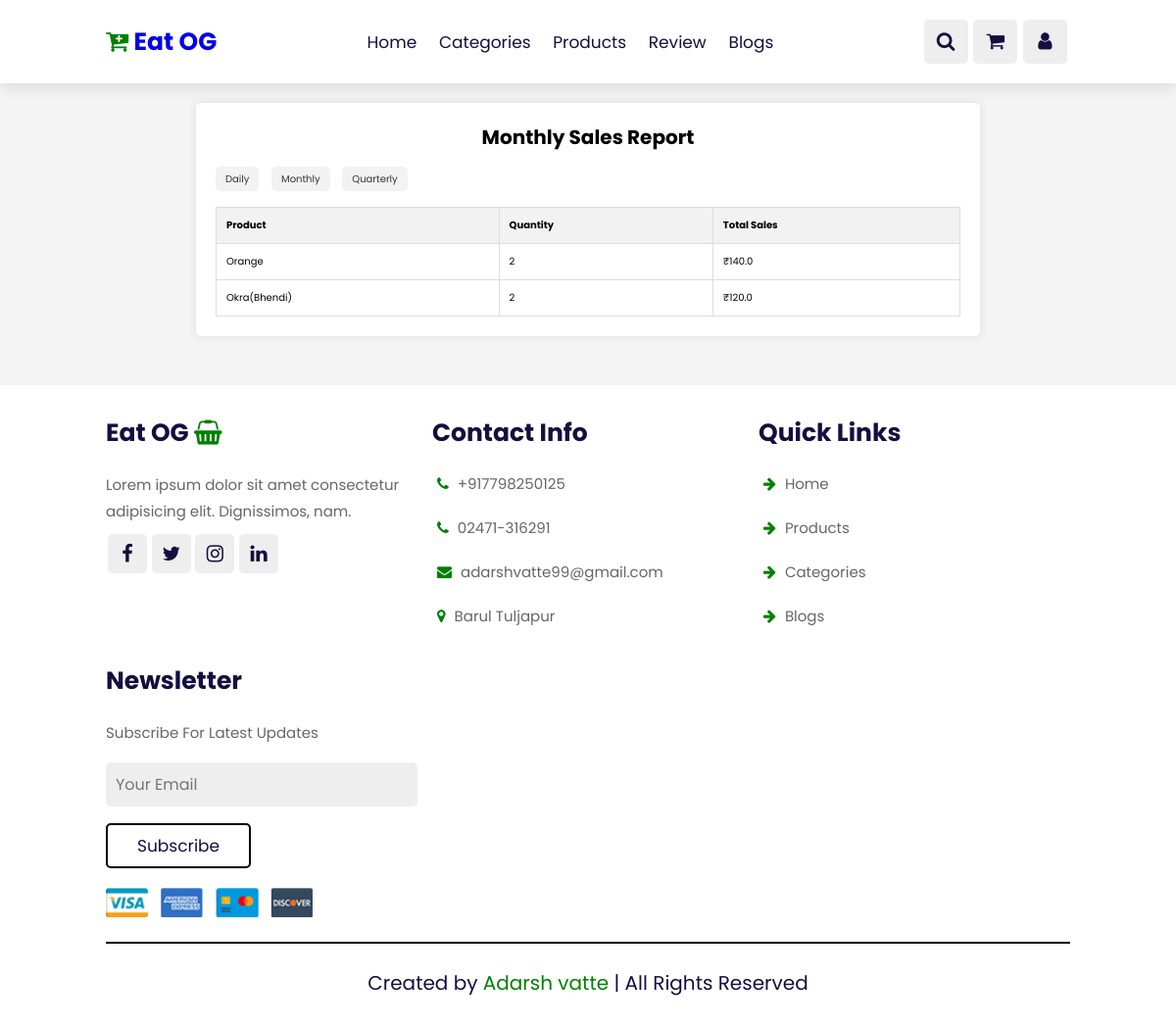
Page /salesReport/monthly/ on the committed database.
### store/models.py (models this page shows, shortened)
class OrderItem(models.Model):
    order = models.ForeignKey(Order, on_delete=models.CASCADE)
    product = models.CharField(max_length=100)
    image = models.ImageField(upload_to="images/order_image", max_length=250, null=True, default=None)
    quantity = models.CharField(max_length=50)
    price = models.CharField(max_length=50)
    total = models.CharField(max_length=1000)

### eatog/views.py (the view)
# urls.py: path('salesReport/<str:period>/', views.generate_sales_report, name="salesReport")
def generate_sales_report(request, period='monthly'):
    today = datetime.today()
    if period == 'monthly':
        start_date = today.replace(day=1)
        end_date = today.replace(day=1, month=today.month + 1) - timedelta(days=1)
    elif period == 'quarterly':
        start_date = today.replace(day=1, month=((today.month - 1) // 3) * 3 + 1)
        end_date = start_date.replace(month=start_date.month + 3) - timedelta(days=1)
    elif period == 'daily':
        start_date = today
        end_date = today
    sales_data = OrderItem.objects.filter(order__date__range=[start_date, end_date]) \
        .values('product', 'quantity', 'total', 'order__date').annotate(total_sales=Sum('total')).order_by('-total_sales')
    context = {
        'sales_data': sales_data,
        'period': period.capitalize()
    }
    return render(request, 'sales_report.html', context)

### templates/sales_report.html (shortened to what this page needs)
{% extends "base.html" %}
{% block content %}
{% load static %}
<br><br><br><br><br>
<div class="container">
    <h1>{{ period }} Sales Report</h1>
    <div class="period-selector">
        <a href="{% url 'salesReport' period='daily' %}">Daily</a>
        <a href="{% url 'salesReport' period='monthly' %}">Monthly</a>
        <a href="{% url 'salesReport' period='quarterly' %}">Quarterly</a>
    </div>
    <table>
        <thead>
            <tr>
                <th>Product</th>
                <th>Quantity</th>
                <th>Total Sales</th>
            </tr>
        </thead>
        <tbody>
            {% for data in sales_data %}
            <tr>
                <td>{{ data.product }}</td>
                <td>{{ data.quantity }}</td>
                <td>₹{{ data.total_sales }}</td>
            </tr>
            {% endfor %}
        </tbody>
    </table>
</div>
{% endblock  %}

### static/style.css (style rules this page uses)
:root { --green:green; --black:#130f40; --light-color:#666; --box-shodow: 0 .5rem 1.5rem rgba(0,0,0,.1); --border: .2rem solid rgba(0,0,0.1); --outline: 0.1rem solid rgba(0,0,0.1); }
* { font-family: "Poppins", sans-serif; margin: 0; padding: 0; box-sizing: border-box; outline: none; border: none; text-decoration: none; }
html { font-size: 62.5%; overflow-x: hidden; scroll-behavior: smooth; scroll-padding-top: 7rem; }
body { background: #eee; }

### templates/sales_report.html (style rules this page uses)
body { font-family: Arial, sans-serif; margin: 0; padding: 0; background-color: #f4f4f4; }
.container { max-width: 800px; margin: 50px auto; padding: 20px; background-color: #fff; border-radius: 5px; box-shadow: 0 0 10px rgba(0, 0, 0, 0.1); }
h1 { text-align: center; margin-bottom: 20px; }
table { width: 100%; border-collapse: collapse; }
table, th, td { border: 1px solid #ddd; }
th, td { padding: 10px; }
th { background-color: #f2f2f2; font-weight: bold; text-align: left; }
.period-selector { margin-bottom: 20px; }
.period-selector a { margin-right: 10px; text-decoration: none; color: #333; padding: 5px 10px; border-radius: 5px; background-color: #f2f2f2; }

### rows in the picture
OrderItem: product "Okra(Bhendi)", quantity "2", total_sales "120.0"

### other values in the picture
{{ period }} "Monthly"
{{ data.product }} "Orange"
{{ data.quantity }} "2"
{{ data.total_sales }} "140.0"
